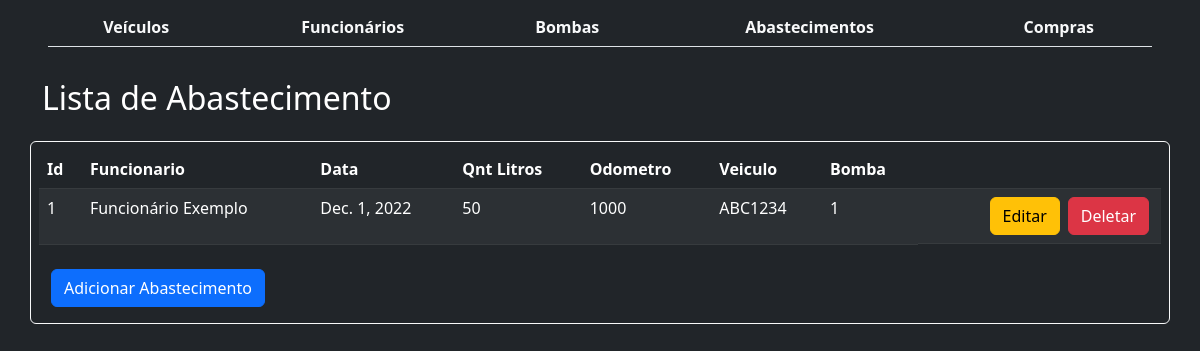
Page /abastecimento/ on the committed database.
### Abastecimento/models.py (models this page shows, shortened)
class Abastecimento(models.Model):
    funcionario = models.ManyToManyField(Funcionario)
    data = models.DateField()
    quantidadelitros = models.PositiveSmallIntegerField()
    km_odometro = models.PositiveSmallIntegerField()
    veiculo = models.ManyToManyField(Veiculo)
    bomba = models.ManyToManyField(Bomba)

class Funcionario(models.Model):
    nome = models.CharField(max_length=200)
    cpf = models.CharField(max_length=11)

class Veiculo(models.Model):
    placa = models.CharField(max_length=8)
    descricao = models.CharField(max_length=100)
    capacidadetanque = models.PositiveSmallIntegerField()

class Bomba(models.Model):
    tipocombustivel = models.CharField(max_length=100)
    quantidadedeestoque = models.PositiveSmallIntegerField()
    capacidadebomba = models.PositiveSmallIntegerField()

### Abastecimento/views.py (the view)
# urls.py: path('abastecimento/', AbastecimentoList.as_view(), name='abastecimento_list'),
class AbastecimentoList(ListView):
    model = Abastecimento

### Abastecimento/templates/abastecimento/Abastecimento_list.html
{% extends "abastecimento/base.html" %}
{% block body %}
<nav class="navbar bg-dark" style="color:white;">
        <div class="container">
                <h2>Lista de Abastecimento</h2>
        </div>
</nav>
<div class="container p-2 mt-2 bg-dark justify-content-center border border-light rounded">
        <div class="d-flex justify-content-center">
                <table class="table table-dark table-striped justify-content-center">
                        <thead>
                                <tr>
                                        <th scope="col">Id</th>
                                        <th scope="col">Funcionario</th>
                                        <th scope="col">Data</th>
                                        <th scope="col">Qnt Litros</th>
                                        <th scope="col">Odometro</th>
                                        <th scope="col">Veiculo</th>
                                        <th scope="col">Bomba</th>
                                        <th scope="col"></th>
                                </tr>
                        </thead>
                        <tbody>
                                {% for object in object_list %}
                                <tr>
                                        <td>{{ object.id }}</td>
                                        <td>{% for funcionario in object.funcionario.all %}
                                                {{ funcionario.nome }}
                                                {% endfor %}</td>
                                        <td>{{ object.data }}</td>
                                        <td>{{ object.quantidadelitros }}</td>
                                        <td>{{ object.km_odometro }}</td>
                                        <td>{% for veiculo in object.veiculo.all %}
                                                {{ veiculo.placa }}
                                                {% endfor %}</td>
                                        <td>{% for bomba in object.bomba.all %}
                                                {{ bomba.pk }}
                                                {% endfor %}</td>
                                        <td class='d-flex justify-content-end'>
                                                <a class='mx-1' href="{% url 'editar_abast' object.id %}"><button
                                                                type="button"
                                                                class="btn btn-warning">Editar</button></a>
                                                <a class='mx-1' href="{% url 'del_abast' object.id %}"><button
                                                                type="button" class="btn btn-danger">Deletar</button></a>
                                        </td>
                                </tr>
                                {% endfor %}
                        </tbody>
                </table>
        </div>
        <div class="container d-flex my-2 ">
                <a href="{% url 'criar_abast' %}"><button type="button" class="btn btn-primary">Adicionar
                                Abastecimento</button></a>
        </div>
</div>
{% endblock %}

### Abastecimento/static/css/style.css (style rules this page uses)
body { font-family: 'Roboto', sans-serif; margin: 0px; background: black; }
a { text-decoration: none; }

### rows in the picture
Abastecimento: id "1", data "Dec. 1, 2022", quantidadelitros "50", km_odometro "1000"
Funcionario: nome "Funcionário Exemplo"
Veiculo: placa "ABC1234"
Bomba: pk "1"
